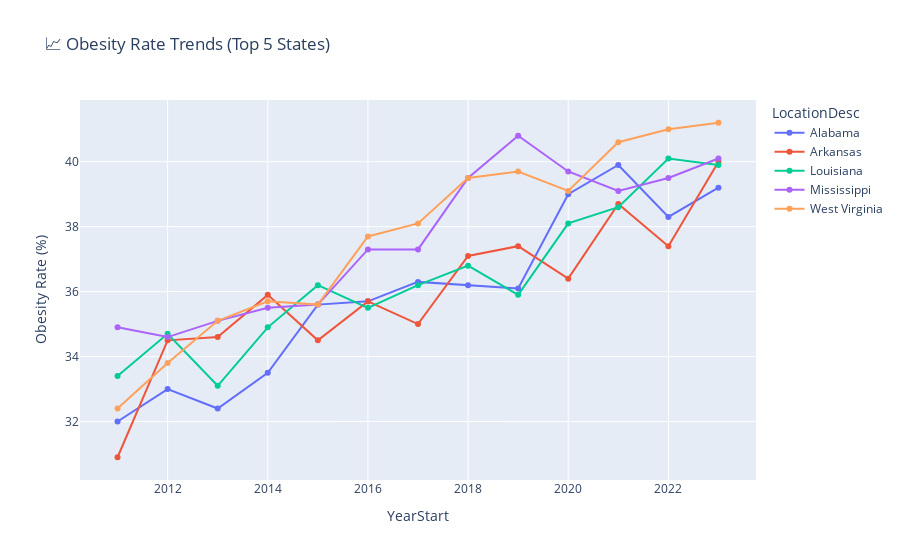

Notebook cell for this chart:
### Code cell
import pandas as pd
import plotly.express as px

df = pd.read_csv('./Data/raw1.csv')
df.columns = df.columns.str.strip().str.replace(' ', '_').str.replace(r'[()/]', '', regex=True)

# Filter top 5 states by average obesity rate
top_states = (
    df[df['QuestionID'] == 'Q036']
    .query("Stratification1 == 'Total'")
    .groupby('LocationDesc')['Data_Value'].mean()
    .sort_values(ascending=False).head(5).index.tolist()
)

obesity_df = df[
    (df['QuestionID'] == 'Q036') &
    (df['Stratification1'] == 'Total') &
    (df['LocationDesc'].isin(top_states))
]

fig = px.line(
    obesity_df,
    x='YearStart',
    y='Data_Value',
    color='LocationDesc',
    title='📈 Obesity Rate Trends (Top 5 States)',
    markers=True,
    labels={'Data_Value': 'Obesity Rate (%)'}
)
fig.show()

### Figure 1 — Plotly figure (JSON) as saved in the notebook; plotly's stock layout.template omitted (floating-point values rounded to 4 significant figures)
{"data": [{"hovertemplate": "LocationDesc=Alabama<br>YearStart=%{x}<br>Obesity Rate (%)=%{y}<extra></extra>", "legendgroup": "Alabama", "line": {"color": "#636efa", "dash": "solid"}, "marker": {"symbol": "circle"}, "mode": "lines+markers", "name": "Alabama", "orientation": "v", "showlegend": true, "type": "scatter", "x": [2011, 2012, 2013, 2014, 2015, 2016, 2017, 2018, 2019, 2020, 2021, 2022, 2023], "xaxis": "x", "y": [32.0, 33.0, 32.4, 33.5, 35.6, 35.7, 36.3, 36.2, 36.1, 39.0, 39.9, 38.3, 39.2], "yaxis": "y"}, {"hovertemplate": "LocationDesc=Arkansas<br>YearStart=%{x}<br>Obesity Rate (%)=%{y}<extra></extra>", "legendgroup": "Arkansas", "line": {"color": "#EF553B", "dash": "solid"}, "marker": {"symbol": "circle"}, "mode": "lines+markers", "name": "Arkansas", "orientation": "v", "showlegend": true, "type": "scatter", "x": [2011, 2012, 2013, 2014, 2015, 2016, 2017, 2018, 2019, 2020, 2021, 2022, 2023], "xaxis": "x", "y": [30.9, 34.5, 34.6, 35.9, 34.5, 35.7, 35.0, 37.1, 37.4, 36.4, 38.7, 37.4, 40.0], "yaxis": "y"}, {"hovertemplate": "LocationDesc=Louisiana<br>YearStart=%{x}<br>Obesity Rate (%)=%{y}<extra></extra>", "legendgroup": "Louisiana", "line": {"color": "#00cc96", "dash": "solid"}, "marker": {"symbol": "circle"}, "mode": "lines+markers", "name": "Louisiana", "orientation": "v", "showlegend": true, "type": "scatter", "x": [2011, 2012, 2013, 2014, 2015, 2016, 2017, 2018, 2019, 2020, 2021, 2022, 2023], "xaxis": "x", "y": [33.4, 34.7, 33.1, 34.9, 36.2, 35.5, 36.2, 36.8, 35.9, 38.1, 38.6, 40.1, 39.9], "yaxis": "y"}, {"hovertemplate": "LocationDesc=Mississippi<br>YearStart=%{x}<br>Obesity Rate (%)=%{y}<extra></extra>", "legendgroup": "Mississippi", "line": {"color": "#ab63fa", "dash": "solid"}, "marker": {"symbol": "circle"}, "mode": "lines+markers", "name": "Mississippi", "orientation": "v", "showlegend": true, "type": "scatter", "x": [2011, 2012, 2013, 2014, 2015, 2016, 2017, 2018, 2019, 2020, 2021, 2022, 2023], "xaxis": "x", "y": [34.9, 34.6, 35.1, 35.5, 35.6, 37.3, 37.3, 39.5, 40.8, 39.7, 39.1, 39.5, 40.1], "yaxis": "y"}, {"hovertemplate": "LocationDesc=West Virginia<br>YearStart=%{x}<br>Obesity Rate (%)=%{y}<extra></extra>", "legendgroup": "West Virginia", "line": {"color": "#FFA15A", "dash": "solid"}, "marker": {"symbol": "circle"}, "mode": "lines+markers", "name": "West Virginia", "orientation": "v", "showlegend": true, "type": "scatter", "x": [2011, 2012, 2013, 2014, 2015, 2016, 2017, 2018, 2019, 2020, 2021, 2022, 2023], "xaxis": "x", "y": [32.4, 33.8, 35.1, 35.7, 35.6, 37.7, 38.1, 39.5, 39.7, 39.1, 40.6, 41.0, 41.2], "yaxis": "y"}], "layout": {"legend": {"title": {"text": "LocationDesc"}, "tracegroupgap": 0}, "title": {"text": "📈 Obesity Rate Trends (Top 5 States)"}, "xaxis": {"anchor": "y", "domain": [0, 1], "title": {"text": "YearStart"}}, "yaxis": {"anchor": "x", "domain": [0, 1], "title": {"text": "Obesity Rate (%)"}}}}
